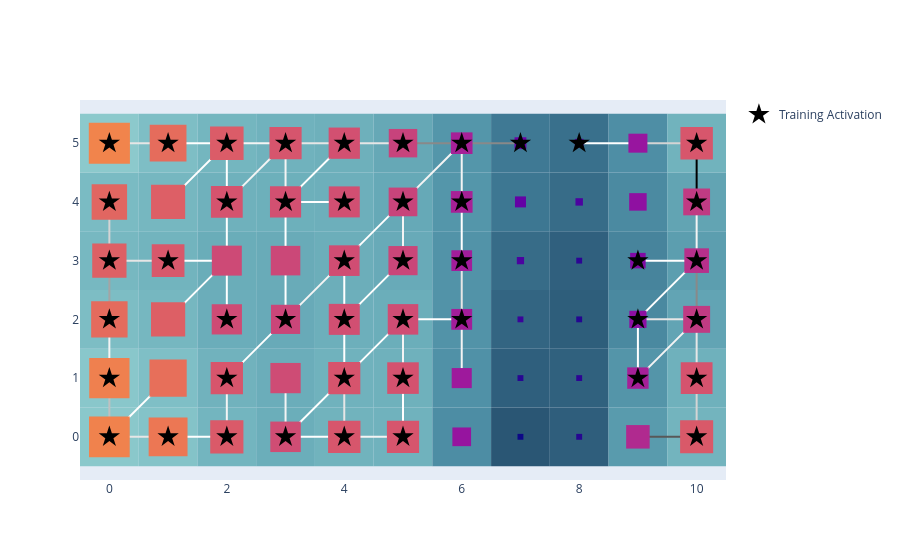

Notebook source saved alongside this figure:
### Code cell
basin.pond(base_style=modern_style) \
    .rhizome_layer(colorscale="Greys", min_width=2, max_width=2) \
    .pad_layer(colorscale="Plasma_r") \
    .petal_layer(marker=dict(size=16, color="black")) \
    .visualize();

### Figure 1 — Plotly figure (JSON) as saved in the notebook; plotly's stock layout.template omitted (floating-point values rounded to 4 significant figures)
{"data": [{"marker": {"color": "black", "colorscale": [[0.0, "rgb(255,255,255)"], [0.125, "rgb(240,240,240)"], [0.25, "rgb(217,217,217)"], [0.375, "rgb(189,189,189)"], [0.5, "rgb(150,150,150)"], [0.625, "rgb(115,115,115)"], [0.75, "rgb(82,82,82)"], [0.875, "rgb(37,37,37)"], [1.0, "rgb(0,0,0)"]], "line": {"color": [4, 3, 2, 2, 6, 1, 12, 2, 1, 1, 1, 1, 1, 6, 2, 1, 3, 3, 4, 3, 7, 7, 2, 1, 2, 3, 1, 8, 2, 2, 3, 1, 1, 3, 5, 3, 1, 3, 5, 4, 1, 10, 4, 1, 11], "colorscale": [[0.0, "rgb(255,255,255)"], [0.125, "rgb(240,240,240)"], [0.25, "rgb(217,217,217)"], [0.375, "rgb(189,189,189)"], [0.5, "rgb(150,150,150)"], [0.625, "rgb(115,115,115)"], [0.75, "rgb(82,82,82)"], [0.875, "rgb(37,37,37)"], [1.0, "rgb(0,0,0)"]], "width": 0}, "opacity": 1, "size": 16, "symbol": "star"}, "mode": "markers", "name": "Training Activation", "x": [0, 1, 2, 3, 4, 5, 10, 0, 2, 4, 5, 9, 10, 0, 2, 3, 4, 5, 6, 9, 10, 0, 1, 4, 5, 6, 9, 10, 0, 2, 3, 4, 5, 6, 10, 0, 1, 2, 3, 4, 5, 6, 7, 8, 10], "y": [0, 0, 0, 0, 0, 0, 0, 1, 1, 1, 1, 1, 1, 2, 2, 2, 2, 2, 2, 2, 2, 3, 3, 3, 3, 3, 3, 3, 4, 4, 4, 4, 4, 4, 4, 5, 5, 5, 5, 5, 5, 5, 5, 5, 5], "type": "scatter"}], "layout": {"shapes": [{"fillcolor": "rgb(138, 200, 203)", "layer": "between", "line": {"width": 0}, "type": "rect", "x0": -0.5, "x1": 0.5, "xref": "x", "y0": -0.5, "y1": 0.5, "yref": "y"}, {"fillcolor": "rgb(132, 195, 200)", "layer": "between", "line": {"width": 0}, "type": "rect", "x0": 0.5, "x1": 1.5, "xref": "x", "y0": -0.5, "y1": 0.5, "yref": "y"}, {"fillcolor": "rgb(115, 181, 191)", "layer": "between", "line": {"width": 0}, "type": "rect", "x0": 1.5, "x1": 2.5, "xref": "x", "y0": -0.5, "y1": 0.5, "yref": "y"}, {"fillcolor": "rgb(107, 174, 186)", "layer": "between", "line": {"width": 0}, "type": "rect", "x0": 2.5, "x1": 3.5, "xref": "x", "y0": -0.5, "y1": 0.5, "yref": "y"}, {"fillcolor": "rgb(113, 179, 189)", "layer": "between", "line": {"width": 0}, "type": "rect", "x0": 3.5, "x1": 4.5, "xref": "x", "y0": -0.5, "y1": 0.5, "yref": "y"}, {"fillcolor": "rgb(112, 178, 189)", "layer": "between", "line": {"width": 0}, "type": "rect", "x0": 4.5, "x1": 5.5, "xref": "x", "y0": -0.5, "y1": 0.5, "yref": "y"}, {"fillcolor": "rgb(77, 141, 164)", "layer": "between", "line": {"width": 0}, "type": "rect", "x0": 5.5, "x1": 6.5, "xref": "x", "y0": -0.5, "y1": 0.5, "yref": "y"}, {"fillcolor": "rgb(42, 86, 116)", "layer": "between", "line": {"width": 0}, "type": "rect", "x0": 6.5, "x1": 7.5, "xref": "x", "y0": -0.5, "y1": 0.5, "yref": "y"}, {"fillcolor": "rgb(47, 94, 124)", "layer": "between", "line": {"width": 0}, "type": "rect", "x0": 7.5, "x1": 8.5, "xref": "x", "y0": -0.5, "y1": 0.5, "yref": "y"}, {"fillcolor": "rgb(89, 155, 173)", "layer": "between", "line": {"width": 0}, "type": "rect", "x0": 8.5, "x1": 9.5, "xref": "x", "y0": -0.5, "y1": 0.5, "yref": "y"}, {"fillcolor": "rgb(115, 180, 190)", "layer": "between", "line": {"width": 0}, "type": "rect", "x0": 9.5, "x1": 10.5, "xref": "x", "y0": -0.5, "y1": 0.5, "yref": "y"}, {"fillcolor": "rgb(137, 199, 203)", "layer": "between", "line": {"width": 0}, "type": "rect", "x0": -0.5, "x1": 0.5, "xref": "x", "y0": 0.5, "y1": 1.5, "yref": "y"}, {"fillcolor": "rgb(127, 191, 198)", "layer": "between", "line": {"width": 0}, "type": "rect", "x0": 0.5, "x1": 1.5, "xref": "x", "y0": 0.5, "y1": 1.5, "yref": "y"}, {"fillcolor": "rgb(113, 178, 189)", "layer": "between", "line": {"width": 0}, "type": "rect", "x0": 1.5, "x1": 2.5, "xref": "x", "y0": 0.5, "y1": 1.5, "yref": "y"}, {"fillcolor": "rgb(107, 173, 186)", "layer": "between", "line": {"width": 0}, "type": "rect", "x0": 2.5, "x1": 3.5, "xref": "x", "y0": 0.5, "y1": 1.5, "yref": "y"}, {"fillcolor": "rgb(112, 178, 189)", "layer": "between", "line": {"width": 0}, "type": "rect", "x0": 3.5, "x1": 4.5, "xref": "x", "y0": 0.5, "y1": 1.5, "yref": "y"}, {"fillcolor": "rgb(111, 177, 188)", "layer": "between", "line": {"width": 0}, "type": "rect", "x0": 4.5, "x1": 5.5, "xref": "x", "y0": 0.5, "y1": 1.5, "yref": "y"}, {"fillcolor": "rgb(80, 145, 167)", "layer": "between", "line": {"width": 0}, "type": "rect", "x0": 5.5, "x1": 6.5, "xref": "x", "y0": 0.5, "y1": 1.5, "yref": "y"}, {"fillcolor": "rgb(47, 95, 125)", "layer": "between", "line": {"width": 0}, "type": "rect", "x0": 6.5, "x1": 7.5, "xref": "x", "y0": 0.5, "y1": 1.5, "yref": "y"}, {"fillcolor": "rgb(48, 97, 126)", "layer": "between", "line": {"width": 0}, "type": "rect", "x0": 7.5, "x1": 8.5, "xref": "x", "y0": 0.5, "y1": 1.5, "yref": "y"}, {"fillcolor": "rgb(84, 149, 169)", "layer": "between", "line": {"width": 0}, "type": "rect", "x0": 8.5, "x1": 9.5, "xref": "x", "y0": 0.5, "y1": 1.5, "yref": "y"}, {"fillcolor": "rgb(111, 177, 188)", "layer": "between", "line": {"width": 0}, "type": "rect", "x0": 9.5, "x1": 10.5, "xref": "x", "y0": 0.5, "y1": 1.5, "yref": "y"}, {"fillcolor": "rgb(125, 189, 196)", "layer": "between", "line": {"width": 0}, "type": "rect", "x0": -0.5, "x1": 0.5, "xref": "x", "y0": 1.5, "y1": 2.5, "yref": "y"}, {"fillcolor": "rgb(118, 183, 192)", "layer": "between", "line": {"width": 0}, "type": "rect", "x0": 0.5, "x1": 1.5, "xref": "x", "y0": 1.5, "y1": 2.5, "yref": "y"}, {"fillcolor": "rgb(107, 173, 186)", "layer": "between", "line": {"width": 0}, "type": "rect", "x0": 1.5, "x1": 2.5, "xref": "x", "y0": 1.5, "y1": 2.5, "yref": "y"}, {"fillcolor": "rgb(104, 170, 184)", "layer": "between", "line": {"width": 0}, "type": "rect", "x0": 2.5, "x1": 3.5, "xref": "x", "y0": 1.5, "y1": 2.5, "yref": "y"}, {"fillcolor": "rgb(109, 175, 187)", "layer": "between", "line": {"width": 0}, "type": "rect", "x0": 3.5, "x1": 4.5, "xref": "x", "y0": 1.5, "y1": 2.5, "yref": "y"}, {"fillcolor": "rgb(107, 174, 186)", "layer": "between", "line": {"width": 0}, "type": "rect", "x0": 4.5, "x1": 5.5, "xref": "x", "y0": 1.5, "y1": 2.5, "yref": "y"}, {"fillcolor": "rgb(82, 147, 168)", "layer": "between", "line": {"width": 0}, "type": "rect", "x0": 5.5, "x1": 6.5, "xref": "x", "y0": 1.5, "y1": 2.5, "yref": "y"}, {"fillcolor": "rgb(51, 101, 130)", "layer": "between", "line": {"width": 0}, "type": "rect", "x0": 6.5, "x1": 7.5, "xref": "x", "y0": 1.5, "y1": 2.5, "yref": "y"}, {"fillcolor": "rgb(46, 94, 123)", "layer": "between", "line": {"width": 0}, "type": "rect", "x0": 7.5, "x1": 8.5, "xref": "x", "y0": 1.5, "y1": 2.5, "yref": "y"}, {"fillcolor": "rgb(74, 137, 160)", "layer": "between", "line": {"width": 0}, "type": "rect", "x0": 8.5, "x1": 9.5, "xref": "x", "y0": 1.5, "y1": 2.5, "yref": "y"}, {"fillcolor": "rgb(98, 164, 180)", "layer": "between", "line": {"width": 0}, "type": "rect", "x0": 9.5, "x1": 10.5, "xref": "x", "y0": 1.5, "y1": 2.5, "yref": "y"}, {"fillcolor": "rgb(119, 184, 193)", "layer": "between", "line": {"width": 0}, "type": "rect", "x0": -0.5, "x1": 0.5, "xref": "x", "y0": 2.5, "y1": 3.5, "yref": "y"}, {"fillcolor": "rgb(114, 180, 190)", "layer": "between", "line": {"width": 0}, "type": "rect", "x0": 0.5, "x1": 1.5, "xref": "x", "y0": 2.5, "y1": 3.5, "yref": "y"}, {"fillcolor": "rgb(106, 173, 185)", "layer": "between", "line": {"width": 0}, "type": "rect", "x0": 1.5, "x1": 2.5, "xref": "x", "y0": 2.5, "y1": 3.5, "yref": "y"}, {"fillcolor": "rgb(105, 171, 184)", "layer": "between", "line": {"width": 0}, "type": "rect", "x0": 2.5, "x1": 3.5, "xref": "x", "y0": 2.5, "y1": 3.5, "yref": "y"}, {"fillcolor": "rgb(108, 174, 186)", "layer": "between", "line": {"width": 0}, "type": "rect", "x0": 3.5, "x1": 4.5, "xref": "x", "y0": 2.5, "y1": 3.5, "yref": "y"}, {"fillcolor": "rgb(104, 170, 184)", "layer": "between", "line": {"width": 0}, "type": "rect", "x0": 4.5, "x1": 5.5, "xref": "x", "y0": 2.5, "y1": 3.5, "yref": "y"}, {"fillcolor": "rgb(82, 147, 168)", "layer": "between", "line": {"width": 0}, "type": "rect", "x0": 5.5, "x1": 6.5, "xref": "x", "y0": 2.5, "y1": 3.5, "yref": "y"}, {"fillcolor": "rgb(55, 108, 136)", "layer": "between", "line": {"width": 0}, "type": "rect", "x0": 6.5, "x1": 7.5, "xref": "x", "y0": 2.5, "y1": 3.5, "yref": "y"}, {"fillcolor": "rgb(48, 96, 126)", "layer": "between", "line": {"width": 0}, "type": "rect", "x0": 7.5, "x1": 8.5, "xref": "x", "y0": 2.5, "y1": 3.5, "yref": "y"}, {"fillcolor": "rgb(71, 132, 156)", "layer": "between", "line": {"width": 0}, "type": "rect", "x0": 8.5, "x1": 9.5, "xref": "x", "y0": 2.5, "y1": 3.5, "yref": "y"}, {"fillcolor": "rgb(92, 158, 175)", "layer": "between", "line": {"width": 0}, "type": "rect", "x0": 9.5, "x1": 10.5, "xref": "x", "y0": 2.5, "y1": 3.5, "yref": "y"}, {"fillcolor": "rgb(122, 187, 195)", "layer": "between", "line": {"width": 0}, "type": "rect", "x0": -0.5, "x1": 0.5, "xref": "x", "y0": 3.5, "y1": 4.5, "yref": "y"}, {"fillcolor": "rgb(118, 183, 192)", "layer": "between", "line": {"width": 0}, "type": "rect", "x0": 0.5, "x1": 1.5, "xref": "x", "y0": 3.5, "y1": 4.5, "yref": "y"}, {"fillcolor": "rgb(111, 177, 188)", "layer": "between", "line": {"width": 0}, "type": "rect", "x0": 1.5, "x1": 2.5, "xref": "x", "y0": 3.5, "y1": 4.5, "yref": "y"}, {"fillcolor": "rgb(109, 176, 187)", "layer": "between", "line": {"width": 0}, "type": "rect", "x0": 2.5, "x1": 3.5, "xref": "x", "y0": 3.5, "y1": 4.5, "yref": "y"}, {"fillcolor": "rgb(109, 175, 187)", "layer": "between", "line": {"width": 0}, "type": "rect", "x0": 3.5, "x1": 4.5, "xref": "x", "y0": 3.5, "y1": 4.5, "yref": "y"}, {"fillcolor": "rgb(102, 169, 183)", "layer": "between", "line": {"width": 0}, "type": "rect", "x0": 4.5, "x1": 5.5, "xref": "x", "y0": 3.5, "y1": 4.5, "yref": "y"}, {"fillcolor": "rgb(84, 150, 170)", "layer": "between", "line": {"width": 0}, "type": "rect", "x0": 5.5, "x1": 6.5, "xref": "x", "y0": 3.5, "y1": 4.5, "yref": "y"}, {"fillcolor": "rgb(61, 119, 146)", "layer": "between", "line": {"width": 0}, "type": "rect", "x0": 6.5, "x1": 7.5, "xref": "x", "y0": 3.5, "y1": 4.5, "yref": "y"}, {"fillcolor": "rgb(55, 108, 136)", "layer": "between", "line": {"width": 0}, "type": "rect", "x0": 7.5, "x1": 8.5, "xref": "x", "y0": 3.5, "y1": 4.5, "yref": "y"}, {"fillcolor": "rgb(75, 138, 161)", "layer": "between", "line": {"width": 0}, "type": "rect", "x0": 8.5, "x1": 9.5, "xref": "x", "y0": 3.5, "y1": 4.5, "yref": "y"}, {"fillcolor": "rgb(98, 164, 179)", "layer": "between", "line": {"width": 0}, "type": "rect", "x0": 9.5, "x1": 10.5, "xref": "x", "y0": 3.5, "y1": 4.5, "yref": "y"}, {"fillcolor": "rgb(140, 201, 204)", "layer": "between", "line": {"width": 0}, "type": "rect", "x0": -0.5, "x1": 0.5, "xref": "x", "y0": 4.5, "y1": 5.5, "yref": "y"}, {"fillcolor": "rgb(126, 190, 197)", "layer": "between", "line": {"width": 0}, "type": "rect", "x0": 0.5, "x1": 1.5, "xref": "x", "y0": 4.5, "y1": 5.5, "yref": "y"}, {"fillcolor": "rgb(116, 182, 191)", "layer": "between", "line": {"width": 0}, "type": "rect", "x0": 1.5, "x1": 2.5, "xref": "x", "y0": 4.5, "y1": 5.5, "yref": "y"}, {"fillcolor": "rgb(112, 178, 189)", "layer": "between", "line": {"width": 0}, "type": "rect", "x0": 2.5, "x1": 3.5, "xref": "x", "y0": 4.5, "y1": 5.5, "yref": "y"}, {"fillcolor": "rgb(110, 176, 187)", "layer": "between", "line": {"width": 0}, "type": "rect", "x0": 3.5, "x1": 4.5, "xref": "x", "y0": 4.5, "y1": 5.5, "yref": "y"}, {"fillcolor": "rgb(102, 168, 182)", "layer": "between", "line": {"width": 0}, "type": "rect", "x0": 4.5, "x1": 5.5, "xref": "x", "y0": 4.5, "y1": 5.5, "yref": "y"}, {"fillcolor": "rgb(84, 150, 170)", "layer": "between", "line": {"width": 0}, "type": "rect", "x0": 5.5, "x1": 6.5, "xref": "x", "y0": 4.5, "y1": 5.5, "yref": "y"}, {"fillcolor": "rgb(63, 121, 148)", "layer": "between", "line": {"width": 0}, "type": "rect", "x0": 6.5, "x1": 7.5, "xref": "x", "y0": 4.5, "y1": 5.5, "yref": "y"}, {"fillcolor": "rgb(57, 112, 140)", "layer": "between", "line": {"width": 0}, "type": "rect", "x0": 7.5, "x1": 8.5, "xref": "x", "y0": 4.5, "y1": 5.5, "yref": "y"}, {"fillcolor": "rgb(78, 142, 165)", "layer": "between", "line": {"width": 0}, "type": "rect", "x0": 8.5, "x1": 9.5, "xref": "x", "y0": 4.5, "y1": 5.5, "yref": "y"}, {"fillcolor": "rgb(113, 179, 189)", "layer": "between", "line": {"width": 0}, "type": "rect", "x0": 9.5, "x1": 10.5, "xref": "x", "y0": 4.5, "y1": 5.5, "yref": "y"}, {"layer": "between", "line": {"color": "rgb(230, 230, 230)", "width": 2.0}, "type": "line", "x0": 0, "x1": 1, "y0": 0, "y1": 0}, {"layer": "between", "line": {"color": "rgb(192, 192, 192)", "width": 2.0}, "type": "line", "x0": 0, "x1": 0, "y0": 0, "y1": 1}, {"layer": "between", "line": {"color": "rgb(255, 255, 255)", "width": 2.0}, "type": "line", "x0": 0, "x1": 1, "y0": 0, "y1": 1}, {"layer": "between", "line": {"color": "rgb(255, 255, 255)", "width": 2.0}, "type": "line", "x0": 1, "x1": 2, "y0": 0, "y1": 0}, {"layer": "between", "line": {"color": "rgb(244, 244, 244)", "width": 2.0}, "type": "line", "x0": 2, "x1": 2, "y0": 0, "y1": 1}, {"layer": "between", "line": {"color": "rgb(255, 255, 255)", "width": 2.0}, "type": "line", "x0": 3, "x1": 4, "y0": 0, "y1": 0}, {"layer": "between", "line": {"color": "rgb(244, 244, 244)", "width": 2.0}, "type": "line", "x0": 3, "x1": 3, "y0": 0, "y1": 1}, {"layer": "between", "line": {"color": "rgb(255, 255, 255)", "width": 2.0}, "type": "line", "x0": 3, "x1": 4, "y0": 0, "y1": 1}, {"layer": "between", "line": {"color": "rgb(244, 244, 244)", "width": 2.0}, "type": "line", "x0": 4, "x1": 5, "y0": 0, "y1": 0}, {"layer": "between", "line": {"color": "rgb(230, 230, 230)", "width": 2.0}, "type": "line", "x0": 4, "x1": 4, "y0": 0, "y1": 1}, {"layer": "between", "line": {"color": "rgb(255, 255, 255)", "width": 2.0}, "type": "line", "x0": 5, "x1": 5, "y0": 0, "y1": 1}, {"layer": "between", "line": {"color": "rgb(88, 88, 88)", "width": 2.0}, "type": "line", "x0": 9, "x1": 10, "y0": 0, "y1": 0}, {"layer": "between", "line": {"color": "rgb(212, 212, 212)", "width": 2.0}, "type": "line", "x0": 10, "x1": 10, "y0": 0, "y1": 1}, {"layer": "between", "line": {"color": "rgb(244, 244, 244)", "width": 2.0}, "type": "line", "x0": 0, "x1": 0, "y0": 1, "y1": 2}, {"layer": "between", "line": {"color": "rgb(255, 255, 255)", "width": 2.0}, "type": "line", "x0": 2, "x1": 3, "y0": 1, "y1": 2}, {"layer": "between", "line": {"color": "rgb(255, 255, 255)", "width": 2.0}, "type": "line", "x0": 4, "x1": 4, "y0": 1, "y1": 2}, {"layer": "between", "line": {"color": "rgb(255, 255, 255)", "width": 2.0}, "type": "line", "x0": 4, "x1": 5, "y0": 1, "y1": 2}, {"layer": "between", "line": {"color": "rgb(244, 244, 244)", "width": 2.0}, "type": "line", "x0": 5, "x1": 5, "y0": 1, "y1": 2}, {"layer": "between", "line": {"color": "rgb(244, 244, 244)", "width": 2.0}, "type": "line", "x0": 6, "x1": 6, "y0": 1, "y1": 2}, {"layer": "between", "line": {"color": "rgb(255, 255, 255)", "width": 2.0}, "type": "line", "x0": 9, "x1": 9, "y0": 1, "y1": 2}, {"layer": "between", "line": {"color": "rgb(244, 244, 244)", "width": 2.0}, "type": "line", "x0": 9, "x1": 10, "y0": 1, "y1": 2}, {"layer": "between", "line": {"color": "rgb(230, 230, 230)", "width": 2.0}, "type": "line", "x0": 10, "x1": 10, "y0": 1, "y1": 2}, {"layer": "between", "line": {"color": "rgb(164, 164, 164)", "width": 2.0}, "type": "line", "x0": 0, "x1": 0, "y0": 2, "y1": 3}, {"layer": "between", "line": {"color": "rgb(255, 255, 255)", "width": 2.0}, "type": "line", "x0": 1, "x1": 2, "y0": 2, "y1": 3}, {"layer": "between", "line": {"color": "rgb(255, 255, 255)", "width": 2.0}, "type": "line", "x0": 2, "x1": 2, "y0": 2, "y1": 3}, {"layer": "between", "line": {"color": "rgb(255, 255, 255)", "width": 2.0}, "type": "line", "x0": 3, "x1": 3, "y0": 2, "y1": 3}, {"layer": "between", "line": {"color": "rgb(244, 244, 244)", "width": 2.0}, "type": "line", "x0": 3, "x1": 4, "y0": 2, "y1": 3}, {"layer": "between", "line": {"color": "rgb(255, 255, 255)", "width": 2.0}, "type": "line", "x0": 4, "x1": 4, "y0": 2, "y1": 3}, {"layer": "between", "line": {"color": "rgb(255, 255, 255)", "width": 2.0}, "type": "line", "x0": 4, "x1": 5, "y0": 2, "y1": 3}, {"layer": "between", "line": {"color": "rgb(255, 255, 255)", "width": 2.0}, "type": "line", "x0": 5, "x1": 6, "y0": 2, "y1": 2}, {"layer": "between", "line": {"color": "rgb(230, 230, 230)", "width": 2.0}, "type": "line", "x0": 6, "x1": 6, "y0": 2, "y1": 3}, {"layer": "between", "line": {"color": "rgb(230, 230, 230)", "width": 2.0}, "type": "line", "x0": 9, "x1": 10, "y0": 2, "y1": 2}, {"layer": "between", "line": {"color": "rgb(255, 255, 255)", "width": 2.0}, "type": "line", "x0": 9, "x1": 10, "y0": 2, "y1": 3}, {"layer": "between", "line": {"color": "rgb(137, 137, 137)", "width": 2.0}, "type": "line", "x0": 10, "x1": 10, "y0": 2, "y1": 3}, {"layer": "between", "line": {"color": "rgb(230, 230, 230)", "width": 2.0}, "type": "line", "x0": 0, "x1": 1, "y0": 3, "y1": 3}, {"layer": "between", "line": {"color": "rgb(212, 212, 212)", "width": 2.0}, "type": "line", "x0": 0, "x1": 0, "y0": 3, "y1": 4}, {"layer": "between", "line": {"color": "rgb(255, 255, 255)", "width": 2.0}, "type": "line", "x0": 1, "x1": 2, "y0": 3, "y1": 3}, {"layer": "between", "line": {"color": "rgb(255, 255, 255)", "width": 2.0}, "type": "line", "x0": 2, "x1": 2, "y0": 3, "y1": 4}, {"layer": "between", "line": {"color": "rgb(255, 255, 255)", "width": 2.0}, "type": "line", "x0": 3, "x1": 3, "y0": 3, "y1": 4}, {"layer": "between", "line": {"color": "rgb(255, 255, 255)", "width": 2.0}, "type": "line", "x0": 4, "x1": 5, "y0": 3, "y1": 4}, {"layer": "between", "line": {"color": "rgb(244, 244, 244)", "width": 2.0}, "type": "line", "x0": 5, "x1": 5, "y0": 3, "y1": 4}, {"layer": "between", "line": {"color": "rgb(255, 255, 255)", "width": 2.0}, "type": "line", "x0": 6, "x1": 6, "y0": 3, "y1": 4}, {"layer": "between", "line": {"color": "rgb(255, 255, 255)", "width": 2.0}, "type": "line", "x0": 9, "x1": 10, "y0": 3, "y1": 3}, {"layer": "between", "line": {"color": "rgb(244, 244, 244)", "width": 2.0}, "type": "line", "x0": 10, "x1": 10, "y0": 3, "y1": 4}, {"layer": "between", "line": {"color": "rgb(255, 255, 255)", "width": 2.0}, "type": "line", "x0": 1, "x1": 2, "y0": 4, "y1": 5}, {"layer": "between", "line": {"color": "rgb(255, 255, 255)", "width": 2.0}, "type": "line", "x0": 2, "x1": 2, "y0": 4, "y1": 5}, {"layer": "between", "line": {"color": "rgb(244, 244, 244)", "width": 2.0}, "type": "line", "x0": 2, "x1": 3, "y0": 4, "y1": 5}, {"layer": "between", "line": {"color": "rgb(255, 255, 255)", "width": 2.0}, "type": "line", "x0": 3, "x1": 4, "y0": 4, "y1": 4}, {"layer": "between", "line": {"color": "rgb(244, 244, 244)", "width": 2.0}, "type": "line", "x0": 3, "x1": 3, "y0": 4, "y1": 5}, {"layer": "between", "line": {"color": "rgb(255, 255, 255)", "width": 2.0}, "type": "line", "x0": 3, "x1": 4, "y0": 4, "y1": 5}, {"layer": "between", "line": {"color": "rgb(244, 244, 244)", "width": 2.0}, "type": "line", "x0": 5, "x1": 6, "y0": 4, "y1": 5}, {"layer": "between", "line": {"color": "rgb(244, 244, 244)", "width": 2.0}, "type": "line", "x0": 6, "x1": 6, "y0": 4, "y1": 5}, {"layer": "between", "line": {"color": "rgb(0, 0, 0)", "width": 2.0}, "type": "line", "x0": 10, "x1": 10, "y0": 4, "y1": 5}, {"layer": "between", "line": {"color": "rgb(230, 230, 230)", "width": 2.0}, "type": "line", "x0": 0, "x1": 1, "y0": 5, "y1": 5}, {"layer": "between", "line": {"color": "rgb(255, 255, 255)", "width": 2.0}, "type": "line", "x0": 1, "x1": 2, "y0": 5, "y1": 5}, {"layer": "between", "line": {"color": "rgb(244, 244, 244)", "width": 2.0}, "type": "line", "x0": 2, "x1": 3, "y0": 5, "y1": 5}, {"layer": "between", "line": {"color": "rgb(230, 230, 230)", "width": 2.0}, "type": "line", "x0": 3, "x1": 4, "y0": 5, "y1": 5}, {"layer": "between", "line": {"color": "rgb(230, 230, 230)", "width": 2.0}, "type": "line", "x0": 4, "x1": 5, "y0": 5, "y1": 5}, {"layer": "between", "line": {"color": "rgb(137, 137, 137)", "width": 2.0}, "type": "line", "x0": 5, "x1": 6, "y0": 5, "y1": 5}, {"layer": "between", "line": {"color": "rgb(137, 137, 137)", "width": 2.0}, "type": "line", "x0": 6, "x1": 7, "y0": 5, "y1": 5}, {"layer": "between", "line": {"color": "rgb(255, 255, 255)", "width": 2.0}, "type": "line", "x0": 8, "x1": 9, "y0": 5, "y1": 5}, {"layer": "between", "line": {"color": "rgb(212, 212, 212)", "width": 2.0}, "type": "line", "x0": 9, "x1": 10, "y0": 5, "y1": 5}, {"fillcolor": "rgb(240, 130, 77)", "layer": "between", "line": {"width": 0}, "type": "rect", "x0": -0.3462, "x1": 0.3462, "xref": "x", "y0": -0.3462, "y1": 0.3462, "yref": "y"}, {"fillcolor": "rgb(236, 119, 84)", "layer": "between", "line": {"width": 0}, "type": "rect", "x0": 0.6692, "x1": 1.331, "xref": "x", "y0": -0.3308, "y1": 0.3308, "yref": "y"}, {"fillcolor": "rgb(218, 90, 105)", "layer": "between", "line": {"width": 0}, "type": "rect", "x0": 1.717, "x1": 2.283, "xref": "x", "y0": -0.2826, "y1": 0.2826, "yref": "y"}, {"fillcolor": "rgb(207, 77, 116)", "layer": "between", "line": {"width": 0}, "type": "rect", "x0": 2.74, "x1": 3.26, "xref": "x", "y0": -0.2596, "y1": 0.2596, "yref": "y"}, {"fillcolor": "rgb(215, 86, 108)", "layer": "between", "line": {"width": 0}, "type": "rect", "x0": 3.724, "x1": 4.276, "xref": "x", "y0": -0.2756, "y1": 0.2756, "yref": "y"}, {"fillcolor": "rgb(214, 85, 109)", "layer": "between", "line": {"width": 0}, "type": "rect", "x0": 4.726, "x1": 5.274, "xref": "x", "y0": -0.2739, "y1": 0.2739, "yref": "y"}, {"fillcolor": "rgb(150, 20, 159)", "layer": "between", "line": {"width": 0}, "type": "rect", "x0": 5.841, "x1": 6.159, "xref": "x", "y0": -0.1591, "y1": 0.1591, "yref": "y"}, {"fillcolor": "rgb(13, 8, 135)", "layer": "between", "line": {"width": 0}, "type": "rect", "x0": 6.95, "x1": 7.05, "xref": "x", "y0": -0.05, "y1": 0.05, "yref": "y"}, {"fillcolor": "rgb(38, 6, 145)", "layer": "between", "line": {"width": 0}, "type": "rect", "x0": 7.95, "x1": 8.05, "xref": "x", "y0": -0.05, "y1": 0.05, "yref": "y"}, {"fillcolor": "rgb(176, 42, 143)", "layer": "between", "line": {"width": 0}, "type": "rect", "x0": 8.8, "x1": 9.2, "xref": "x", "y0": -0.2003, "y1": 0.2003, "yref": "y"}, {"fillcolor": "rgb(217, 89, 105)", "layer": "between", "line": {"width": 0}, "type": "rect", "x0": 9.719, "x1": 10.28, "xref": "x", "y0": -0.2815, "y1": 0.2815, "yref": "y"}, {"fillcolor": "rgb(239, 128, 79)", "layer": "between", "line": {"width": 0}, "type": "rect", "x0": -0.3428, "x1": 0.3428, "xref": "x", "y0": 0.6572, "y1": 1.343, "yref": "y"}, {"fillcolor": "rgb(231, 111, 90)", "layer": "between", "line": {"width": 0}, "type": "rect", "x0": 0.6828, "x1": 1.317, "xref": "x", "y0": 0.6828, "y1": 1.317, "yref": "y"}, {"fillcolor": "rgb(215, 85, 108)", "layer": "between", "line": {"width": 0}, "type": "rect", "x0": 1.725, "x1": 2.275, "xref": "x", "y0": 0.7251, "y1": 1.275, "yref": "y"}, {"fillcolor": "rgb(206, 76, 117)", "layer": "between", "line": {"width": 0}, "type": "rect", "x0": 2.742, "x1": 3.258, "xref": "x", "y0": 0.7422, "y1": 1.258, "yref": "y"}, {"fillcolor": "rgb(214, 84, 109)", "layer": "between", "line": {"width": 0}, "type": "rect", "x0": 3.727, "x1": 4.273, "xref": "x", "y0": 0.7268, "y1": 1.273, "yref": "y"}, {"fillcolor": "rgb(212, 82, 111)", "layer": "between", "line": {"width": 0}, "type": "rect", "x0": 4.731, "x1": 5.269, "xref": "x", "y0": 0.731, "y1": 1.269, "yref": "y"}, {"fillcolor": "rgb(158, 25, 156)", "layer": "between", "line": {"width": 0}, "type": "rect", "x0": 5.829, "x1": 6.171, "xref": "x", "y0": 0.8291, "y1": 1.171, "yref": "y"}, {"fillcolor": "rgb(40, 6, 147)", "layer": "between", "line": {"width": 0}, "type": "rect", "x0": 6.95, "x1": 7.05, "xref": "x", "y0": 0.95, "y1": 1.05, "yref": "y"}, {"fillcolor": "rgb(45, 5, 148)", "layer": "between", "line": {"width": 0}, "type": "rect", "x0": 7.95, "x1": 8.05, "xref": "x", "y0": 0.95, "y1": 1.05, "yref": "y"}, {"fillcolor": "rgb(165, 32, 151)", "layer": "between", "line": {"width": 0}, "type": "rect", "x0": 8.818, "x1": 9.182, "xref": "x", "y0": 0.8178, "y1": 1.182, "yref": "y"}, {"fillcolor": "rgb(213, 83, 110)", "layer": "between", "line": {"width": 0}, "type": "rect", "x0": 9.729, "x1": 10.27, "xref": "x", "y0": 0.7293, "y1": 1.271, "yref": "y"}, {"fillcolor": "rgb(228, 107, 93)", "layer": "between", "line": {"width": 0}, "type": "rect", "x0": -0.3102, "x1": 0.3102, "xref": "x", "y0": 1.69, "y1": 2.31, "yref": "y"}, {"fillcolor": "rgb(221, 95, 101)", "layer": "between", "line": {"width": 0}, "type": "rect", "x0": 0.7091, "x1": 1.291, "xref": "x", "y0": 1.709, "y1": 2.291, "yref": "y"}, {"fillcolor": "rgb(206, 75, 117)", "layer": "between", "line": {"width": 0}, "type": "rect", "x0": 1.743, "x1": 2.257, "xref": "x", "y0": 1.743, "y1": 2.257, "yref": "y"}, {"fillcolor": "rgb(202, 70, 121)", "layer": "between", "line": {"width": 0}, "type": "rect", "x0": 2.752, "x1": 3.248, "xref": "x", "y0": 1.752, "y1": 2.248, "yref": "y"}, {"fillcolor": "rgb(209, 79, 114)", "layer": "between", "line": {"width": 0}, "type": "rect", "x0": 3.736, "x1": 4.264, "xref": "x", "y0": 1.736, "y1": 2.264, "yref": "y"}, {"fillcolor": "rgb(207, 77, 116)", "layer": "between", "line": {"width": 0}, "type": "rect", "x0": 4.74, "x1": 5.26, "xref": "x", "y0": 1.74, "y1": 2.26, "yref": "y"}, {"fillcolor": "rgb(162, 29, 153)", "layer": "between", "line": {"width": 0}, "type": "rect", "x0": 5.823, "x1": 6.177, "xref": "x", "y0": 1.823, "y1": 2.177, "yref": "y"}, {"fillcolor": "rgb(58, 4, 154)", "layer": "between", "line": {"width": 0}, "type": "rect", "x0": 6.95, "x1": 7.05, "xref": "x", "y0": 1.95, "y1": 2.05, "yref": "y"}, {"fillcolor": "rgb(36, 6, 145)", "layer": "between", "line": {"width": 0}, "type": "rect", "x0": 7.95, "x1": 8.05, "xref": "x", "y0": 1.95, "y1": 2.05, "yref": "y"}, {"fillcolor": "rgb(141, 15, 162)", "layer": "between", "line": {"width": 0}, "type": "rect", "x0": 8.854, "x1": 9.146, "xref": "x", "y0": 1.854, "y1": 2.146, "yref": "y"}, {"fillcolor": "rgb(192, 59, 131)", "layer": "between", "line": {"width": 0}, "type": "rect", "x0": 9.771, "x1": 10.23, "xref": "x", "y0": 1.771, "y1": 2.229, "yref": "y"}, {"fillcolor": "rgb(221, 96, 101)", "layer": "between", "line": {"width": 0}, "type": "rect", "x0": -0.2919, "x1": 0.2919, "xref": "x", "y0": 2.708, "y1": 3.292, "yref": "y"}, {"fillcolor": "rgb(216, 88, 107)", "layer": "between", "line": {"width": 0}, "type": "rect", "x0": 0.7213, "x1": 1.279, "xref": "x", "y0": 2.721, "y1": 3.279, "yref": "y"}, {"fillcolor": "rgb(205, 74, 118)", "layer": "between", "line": {"width": 0}, "type": "rect", "x0": 1.745, "x1": 2.255, "xref": "x", "y0": 2.745, "y1": 3.255, "yref": "y"}, {"fillcolor": "rgb(203, 72, 120)", "layer": "between", "line": {"width": 0}, "type": "rect", "x0": 2.748, "x1": 3.252, "xref": "x", "y0": 2.748, "y1": 3.252, "yref": "y"}, {"fillcolor": "rgb(208, 77, 115)", "layer": "between", "line": {"width": 0}, "type": "rect", "x0": 3.739, "x1": 4.261, "xref": "x", "y0": 2.739, "y1": 3.261, "yref": "y"}, {"fillcolor": "rgb(202, 70, 121)", "layer": "between", "line": {"width": 0}, "type": "rect", "x0": 4.752, "x1": 5.248, "xref": "x", "y0": 2.752, "y1": 3.248, "yref": "y"}, {"fillcolor": "rgb(162, 29, 154)", "layer": "between", "line": {"width": 0}, "type": "rect", "x0": 5.824, "x1": 6.176, "xref": "x", "y0": 2.824, "y1": 3.176, "yref": "y"}, {"fillcolor": "rgb(75, 3, 160)", "layer": "between", "line": {"width": 0}, "type": "rect", "x0": 6.938, "x1": 7.062, "xref": "x", "y0": 2.938, "y1": 3.062, "yref": "y"}, {"fillcolor": "rgb(44, 5, 148)", "layer": "between", "line": {"width": 0}, "type": "rect", "x0": 7.95, "x1": 8.05, "xref": "x", "y0": 2.95, "y1": 3.05, "yref": "y"}, {"fillcolor": "rgb(130, 9, 164)", "layer": "between", "line": {"width": 0}, "type": "rect", "x0": 8.868, "x1": 9.132, "xref": "x", "y0": 2.868, "y1": 3.132, "yref": "y"}, {"fillcolor": "rgb(182, 48, 139)", "layer": "between", "line": {"width": 0}, "type": "rect", "x0": 9.79, "x1": 10.21, "xref": "x", "y0": 2.79, "y1": 3.21, "yref": "y"}, {"fillcolor": "rgb(225, 102, 97)", "layer": "between", "line": {"width": 0}, "type": "rect", "x0": -0.3018, "x1": 0.3018, "xref": "x", "y0": 3.698, "y1": 4.302, "yref": "y"}, {"fillcolor": "rgb(221, 95, 102)", "layer": "between", "line": {"width": 0}, "type": "rect", "x0": 0.7096, "x1": 1.29, "xref": "x", "y0": 3.71, "y1": 4.29, "yref": "y"}, {"fillcolor": "rgb(213, 83, 110)", "layer": "between", "line": {"width": 0}, "type": "rect", "x0": 1.729, "x1": 2.271, "xref": "x", "y0": 3.729, "y1": 4.271, "yref": "y"}, {"fillcolor": "rgb(210, 80, 113)", "layer": "between", "line": {"width": 0}, "type": "rect", "x0": 2.735, "x1": 3.265, "xref": "x", "y0": 3.735, "y1": 4.265, "yref": "y"}, {"fillcolor": "rgb(209, 79, 114)", "layer": "between", "line": {"width": 0}, "type": "rect", "x0": 3.736, "x1": 4.264, "xref": "x", "y0": 3.736, "y1": 4.264, "yref": "y"}, {"fillcolor": "rgb(200, 68, 123)", "layer": "between", "line": {"width": 0}, "type": "rect", "x0": 4.756, "x1": 5.244, "xref": "x", "y0": 3.756, "y1": 4.244, "yref": "y"}, {"fillcolor": "rgb(167, 33, 150)", "layer": "between", "line": {"width": 0}, "type": "rect", "x0": 5.815, "x1": 6.185, "xref": "x", "y0": 3.815, "y1": 4.185, "yref": "y"}, {"fillcolor": "rgb(100, 2, 165)", "layer": "between", "line": {"width": 0}, "type": "rect", "x0": 6.906, "x1": 7.094, "xref": "x", "y0": 3.906, "y1": 4.094, "yref": "y"}, {"fillcolor": "rgb(76, 3, 160)", "layer": "between", "line": {"width": 0}, "type": "rect", "x0": 7.937, "x1": 8.063, "xref": "x", "y0": 3.937, "y1": 4.063, "yref": "y"}, {"fillcolor": "rgb(143, 16, 161)", "layer": "between", "line": {"width": 0}, "type": "rect", "x0": 8.851, "x1": 9.149, "xref": "x", "y0": 3.851, "y1": 4.149, "yref": "y"}, {"fillcolor": "rgb(192, 59, 131)", "layer": "between", "line": {"width": 0}, "type": "rect", "x0": 9.772, "x1": 10.23, "xref": "x", "y0": 3.772, "y1": 4.228, "yref": "y"}, {"fillcolor": "rgb(241, 132, 76)", "layer": "between", "line": {"width": 0}, "type": "rect", "x0": -0.35, "x1": 0.35, "xref": "x", "y0": 4.65, "y1": 5.35, "yref": "y"}, {"fillcolor": "rgb(229, 108, 92)", "layer": "between", "line": {"width": 0}, "type": "rect", "x0": 0.6872, "x1": 1.313, "xref": "x", "y0": 4.687, "y1": 5.313, "yref": "y"}, {"fillcolor": "rgb(219, 92, 104)", "layer": "between", "line": {"width": 0}, "type": "rect", "x0": 1.714, "x1": 2.286, "xref": "x", "y0": 4.714, "y1": 5.286, "yref": "y"}, {"fillcolor": "rgb(214, 85, 109)", "layer": "between", "line": {"width": 0}, "type": "rect", "x0": 2.726, "x1": 3.274, "xref": "x", "y0": 4.726, "y1": 5.274, "yref": "y"}, {"fillcolor": "rgb(210, 80, 113)", "layer": "between", "line": {"width": 0}, "type": "rect", "x0": 3.734, "x1": 4.266, "xref": "x", "y0": 4.734, "y1": 5.266, "yref": "y"}, {"fillcolor": "rgb(199, 67, 124)", "layer": "between", "line": {"width": 0}, "type": "rect", "x0": 4.758, "x1": 5.242, "xref": "x", "y0": 4.758, "y1": 5.242, "yref": "y"}, {"fillcolor": "rgb(166, 33, 151)", "layer": "between", "line": {"width": 0}, "type": "rect", "x0": 5.816, "x1": 6.184, "xref": "x", "y0": 4.816, "y1": 5.184, "yref": "y"}, {"fillcolor": "rgb(106, 1, 166)", "layer": "between", "line": {"width": 0}, "type": "rect", "x0": 6.899, "x1": 7.101, "xref": "x", "y0": 4.899, "y1": 5.101, "yref": "y"}, {"fillcolor": "rgb(85, 2, 162)", "layer": "between", "line": {"width": 0}, "type": "rect", "x0": 7.926, "x1": 8.074, "xref": "x", "y0": 4.926, "y1": 5.074, "yref": "y"}, {"fillcolor": "rgb(152, 21, 159)", "layer": "between", "line": {"width": 0}, "type": "rect", "x0": 8.838, "x1": 9.162, "xref": "x", "y0": 4.838, "y1": 5.162, "yref": "y"}, {"fillcolor": "rgb(215, 86, 108)", "layer": "between", "line": {"width": 0}, "type": "rect", "x0": 9.724, "x1": 10.28, "xref": "x", "y0": 4.724, "y1": 5.276, "yref": "y"}], "xaxis": {"range": [-0.5, 10.5], "scaleanchor": "y", "constrain": "domain", "zeroline": false, "showgrid": false}, "yaxis": {"range": [-0.5, 5.5], "zeroline": false, "showgrid": false}, "autosize": true, "showlegend": true}}
